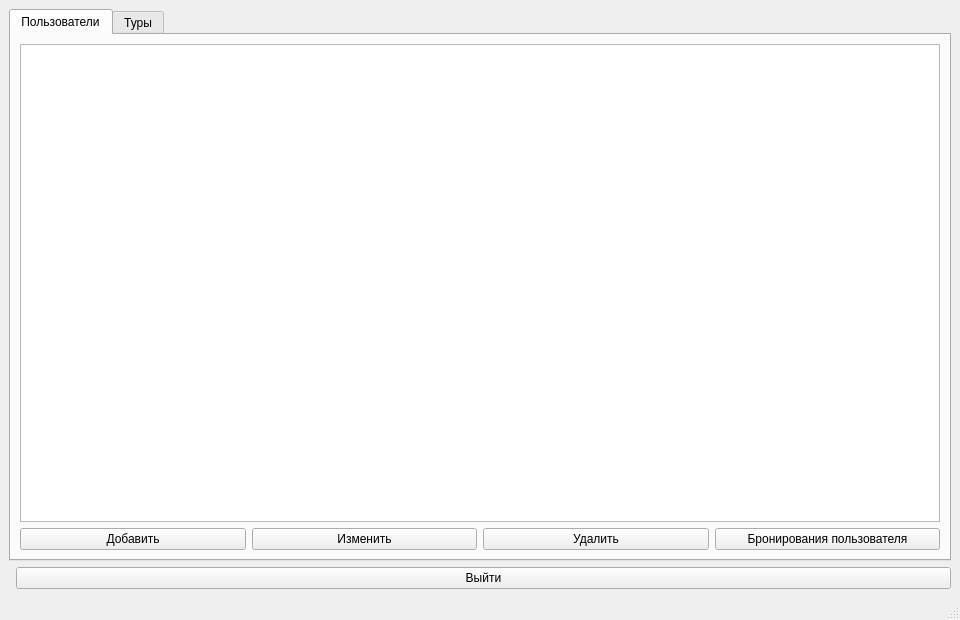
<?xml version="1.0" encoding="UTF-8"?>
<ui version="4.0">
 <class>AdminWindow</class>
 <widget class="QMainWindow" name="AdminWindow">
  <property name="geometry">
   <rect>
    <x>0</x>
    <y>0</y>
    <width>960</width>
    <height>620</height>
   </rect>
  </property>
  <property name="windowTitle">
   <string>Панель администратора</string>
  </property>
  <widget class="QWidget" name="centralwidget">
   <layout class="QVBoxLayout" name="verticalLayout">
    <item>
     <widget class="QTabWidget" name="tabWidget">
      <property name="currentIndex">
       <number>0</number>
      </property>
      <widget class="QWidget" name="tabUsers">
       <attribute name="title">
        <string>Пользователи</string>
       </attribute>
       <layout class="QVBoxLayout" name="verticalLayoutUsers">
        <item>
         <widget class="QTableWidget" name="usersTable">
          <property name="selectionBehavior">
           <enum>QAbstractItemView::SelectRows</enum>
          </property>
          <property name="selectionMode">
           <enum>QAbstractItemView::SingleSelection</enum>
          </property>
         </widget>
        </item>
        <item>
         <layout class="QHBoxLayout" name="userBtnLayout">
          <item>
           <widget class="QPushButton" name="addUserButton">
            <property name="text">
             <string>Добавить</string>
            </property>
           </widget>
          </item>
          <item>
           <widget class="QPushButton" name="editUserButton">
            <property name="text">
             <string>Изменить</string>
            </property>
           </widget>
          </item>
          <item>
           <widget class="QPushButton" name="deleteUserButton">
            <property name="text">
             <string>Удалить</string>
            </property>
           </widget>
          </item>
          <item>
           <widget class="QPushButton" name="userBookingsButton">
            <property name="text">
             <string>Бронирования пользователя</string>
            </property>
           </widget>
          </item>
         </layout>
        </item>
       </layout>
      </widget>
      <widget class="QWidget" name="tabTours">
       <attribute name="title">
        <string>Туры</string>
       </attribute>
       <layout class="QVBoxLayout" name="verticalLayoutTours">
        <item>
         <layout class="QVBoxLayout" name="adminFilterOuter">
          <item>
           <layout class="QHBoxLayout" name="adminFilterLayout">
            <item>
             <widget class="QLabel" name="labelC">
              <property name="text">
               <string>Страна:</string>
              </property>
             </widget>
            </item>
            <item>
             <widget class="QLineEdit" name="adminCountryEdit"/>
            </item>
            <item>
             <widget class="QLabel" name="labelMinP">
              <property name="text">
               <string>Цена от (0 — нет):</string>
              </property>
             </widget>
            </item>
            <item>
             <widget class="QLineEdit" name="adminMinPriceEdit"/>
            </item>
            <item>
             <widget class="QLabel" name="labelMaxP">
              <property name="text">
               <string>до:</string>
              </property>
             </widget>
            </item>
            <item>
             <widget class="QLineEdit" name="adminMaxPriceEdit"/>
            </item>
            <item>
             <widget class="QPushButton" name="adminFilterButton">
              <property name="text">
               <string>Фильтр</string>
              </property>
             </widget>
            </item>
           </layout>
          </item>
          <item>
           <layout class="QHBoxLayout" name="adminFilterLayout2">
            <item>
             <widget class="QLabel" name="labelMinD">
              <property name="text">
               <string>Дней от (0 — нет):</string>
              </property>
             </widget>
            </item>
            <item>
             <widget class="QLineEdit" name="adminMinDaysEdit"/>
            </item>
            <item>
             <widget class="QLabel" name="labelMaxD">
              <property name="text">
               <string>до:</string>
              </property>
             </widget>
            </item>
            <item>
             <widget class="QLineEdit" name="adminMaxDaysEdit"/>
            </item>
            <item>
             <spacer name="adminFilterSpacer">
              <property name="orientation">
               <enum>Qt::Horizontal</enum>
              </property>
             </spacer>
            </item>
           </layout>
          </item>
         </layout>
        </item>
        <item>
         <widget class="QTableWidget" name="toursTable">
          <property name="selectionBehavior">
           <enum>QAbstractItemView::SelectRows</enum>
          </property>
          <property name="sortingEnabled">
           <bool>false</bool>
          </property>
         </widget>
        </item>
        <item>
         <layout class="QHBoxLayout" name="tourBtnLayout">
          <item>
           <widget class="QPushButton" name="addTourButton">
            <property name="text">
             <string>Добавить тур</string>
            </property>
           </widget>
          </item>
          <item>
           <widget class="QPushButton" name="editTourButton">
            <property name="text">
             <string>Изменить тур</string>
            </property>
           </widget>
          </item>
          <item>
           <widget class="QPushButton" name="deleteTourButton">
            <property name="text">
             <string>Удалить тур</string>
            </property>
           </widget>
          </item>
          <item>
           <widget class="QPushButton" name="tourBookingsButton">
            <property name="text">
             <string>Кто забронировал тур</string>
            </property>
           </widget>
          </item>
         </layout>
        </item>
       </layout>
      </widget>
     </widget>
    </item>
    <item>
     <layout class="QHBoxLayout" name="logoutLayout">
      <item>
       <spacer name="horizontalSpacer_2">
        <property name="orientation">
         <enum>Qt::Horizontal</enum>
        </property>
       </spacer>
      </item>
      <item>
       <widget class="QPushButton" name="logoutButton">
        <property name="text">
         <string>Выйти</string>
        </property>
       </widget>
      </item>
     </layout>
    </item>
   </layout>
  </widget>
  <widget class="QStatusBar" name="statusbar"/>
 </widget>
 <resources/>
 <connections/>
</ui>
